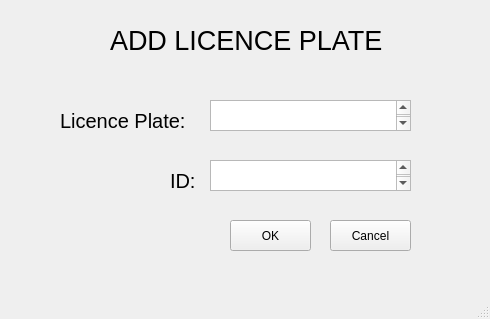
<?xml version="1.0" encoding="UTF-8"?>
<ui version="4.0">
 <class>AddLP</class>
 <widget class="QMainWindow" name="AddLP">
  <property name="geometry">
   <rect>
    <x>0</x>
    <y>0</y>
    <width>490</width>
    <height>319</height>
   </rect>
  </property>
  <property name="windowTitle">
   <string>MainWindow</string>
  </property>
  <widget class="QWidget" name="centralwidget">
   <widget class="QLabel" name="label">
    <property name="geometry">
     <rect>
      <x>110</x>
      <y>20</y>
      <width>291</width>
      <height>41</height>
     </rect>
    </property>
    <property name="font">
     <font>
      <pointsize>20</pointsize>
     </font>
    </property>
    <property name="text">
     <string>ADD LICENCE PLATE</string>
    </property>
   </widget>
   <widget class="QTextEdit" name="txtLP">
    <property name="geometry">
     <rect>
      <x>210</x>
      <y>100</y>
      <width>201</width>
      <height>31</height>
     </rect>
    </property>
    <property name="font">
     <font>
      <pointsize>9</pointsize>
     </font>
    </property>
    <property name="html">
     <string>&lt;!DOCTYPE HTML PUBLIC &quot;-//W3C//DTD HTML 4.0//EN&quot; &quot;http://www.w3.org/TR/REC-html40/strict.dtd&quot;&gt;
&lt;html&gt;&lt;head&gt;&lt;meta name=&quot;qrichtext&quot; content=&quot;1&quot; /&gt;&lt;style type=&quot;text/css&quot;&gt;
p, li { white-space: pre-wrap; }
&lt;/style&gt;&lt;/head&gt;&lt;body style=&quot; font-family:'Sans Serif'; font-size:9pt; font-weight:400; font-style:normal;&quot;&gt;
&lt;p style=&quot;-qt-paragraph-type:empty; margin-top:0px; margin-bottom:0px; margin-left:0px; margin-right:0px; -qt-block-indent:0; text-indent:0px; font-size:20pt;&quot;&gt;&lt;br /&gt;&lt;/p&gt;&lt;/body&gt;&lt;/html&gt;</string>
    </property>
   </widget>
   <widget class="QLabel" name="label_2">
    <property name="geometry">
     <rect>
      <x>60</x>
      <y>100</y>
      <width>141</width>
      <height>41</height>
     </rect>
    </property>
    <property name="font">
     <font>
      <pointsize>15</pointsize>
     </font>
    </property>
    <property name="text">
     <string>Licence Plate:</string>
    </property>
   </widget>
   <widget class="QLabel" name="label_3">
    <property name="geometry">
     <rect>
      <x>170</x>
      <y>160</y>
      <width>31</width>
      <height>41</height>
     </rect>
    </property>
    <property name="font">
     <font>
      <pointsize>15</pointsize>
     </font>
    </property>
    <property name="text">
     <string>ID:</string>
    </property>
   </widget>
   <widget class="QTextEdit" name="txtID">
    <property name="geometry">
     <rect>
      <x>210</x>
      <y>160</y>
      <width>201</width>
      <height>31</height>
     </rect>
    </property>
    <property name="font">
     <font>
      <pointsize>9</pointsize>
     </font>
    </property>
    <property name="html">
     <string>&lt;!DOCTYPE HTML PUBLIC &quot;-//W3C//DTD HTML 4.0//EN&quot; &quot;http://www.w3.org/TR/REC-html40/strict.dtd&quot;&gt;
&lt;html&gt;&lt;head&gt;&lt;meta name=&quot;qrichtext&quot; content=&quot;1&quot; /&gt;&lt;style type=&quot;text/css&quot;&gt;
p, li { white-space: pre-wrap; }
&lt;/style&gt;&lt;/head&gt;&lt;body style=&quot; font-family:'Sans Serif'; font-size:9pt; font-weight:400; font-style:normal;&quot;&gt;
&lt;p style=&quot;-qt-paragraph-type:empty; margin-top:0px; margin-bottom:0px; margin-left:0px; margin-right:0px; -qt-block-indent:0; text-indent:0px; font-size:20pt;&quot;&gt;&lt;br /&gt;&lt;/p&gt;&lt;/body&gt;&lt;/html&gt;</string>
    </property>
   </widget>
   <widget class="QPushButton" name="btnOK">
    <property name="geometry">
     <rect>
      <x>230</x>
      <y>220</y>
      <width>81</width>
      <height>31</height>
     </rect>
    </property>
    <property name="text">
     <string>OK</string>
    </property>
   </widget>
   <widget class="QPushButton" name="btnCancelAdd">
    <property name="geometry">
     <rect>
      <x>330</x>
      <y>220</y>
      <width>81</width>
      <height>31</height>
     </rect>
    </property>
    <property name="text">
     <string>Cancel</string>
    </property>
   </widget>
  </widget>
  <widget class="QMenuBar" name="menubar">
   <property name="geometry">
    <rect>
     <x>0</x>
     <y>0</y>
     <width>490</width>
     <height>20</height>
    </rect>
   </property>
  </widget>
  <widget class="QStatusBar" name="statusbar"/>
 </widget>
 <resources/>
 <connections/>
</ui>
